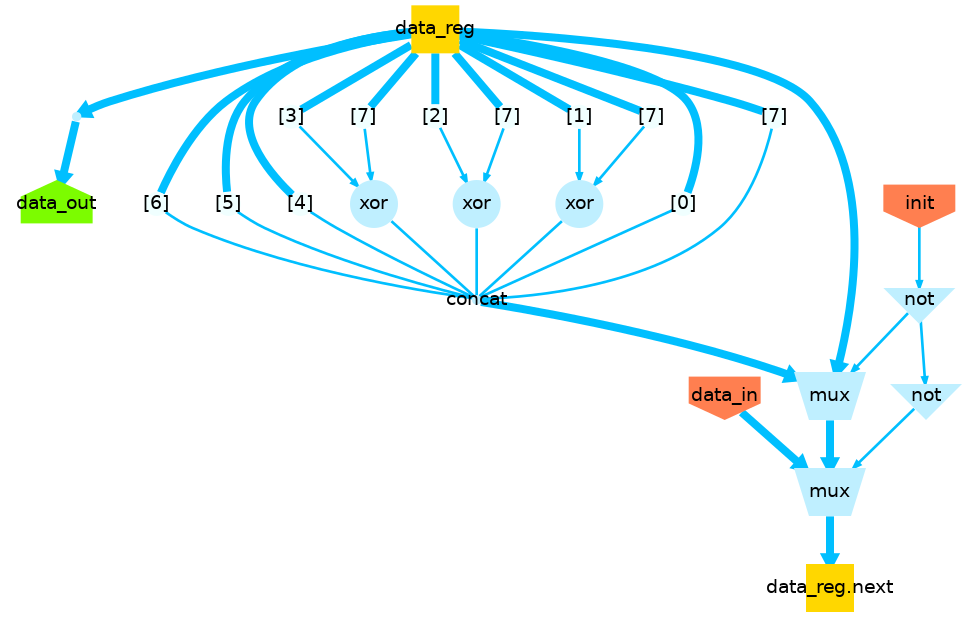

This figure's Python source:
import pyrtl

init = pyrtl.Input(1,'init')

data_in = pyrtl.Input(8,'data_in')
data_out = pyrtl.Output(8,'data_out')
data_reg = pyrtl.Register(8,'data_reg')

with pyrtl.conditional_assignment:
	with ~init:
		data_reg.next |= pyrtl.concat(		data_reg[6],						#bit7
											data_reg[5],						#bit6
											data_reg[4],						#bit5
											data_reg[3]^data_reg[7],			#bit4
											data_reg[2]^data_reg[7],			#bit3
											data_reg[1]^data_reg[7],			#bit2
											data_reg[0],						#bit1
											data_reg[7],						#bit0
									)
	with pyrtl.otherwise:
		data_reg.next |= data_in

data_out<<=data_reg

sim = pyrtl.Simulation()
sim.step_multiple({
	'data_in' 	: [0,165,0,0,0,0,0,0,0,0,0,0,165,0,0,0,0,0,0,0,0,0,0,0],
	'init'		: [0,1,0,0,0 ,0,0,0,0,0 ,0,0,1,0,0,0,0,0,0,0,0,0,0,0]
})

sim.tracer.render_trace()
# -------------------------------------------------------------------------------
# Now we will do the timing analysis as well as print out the critical path

# Generating timing analysis information
print("Pre Synthesis:\n")
timing = pyrtl.TimingAnalysis()
timing.print_max_length()

# Printing out the critical paths as well as get them
# back as an array.
critical_path_info = timing.critical_path()

# --- Part 2: Area Analysis --------------------------------------------------

# Estimates for the area that would be used up if the
# circuit was printed as an ASIC.

logic_area, mem_area = pyrtl.area_estimation(tech_in_nm=65)
est_area = logic_area + mem_area
print("Estimated Area of block", est_area, "sq mm")
print()


# --- Part 3: Synthesis ------------------------------------------------------

# Synthesis is the operation of reducing the circuit into simpler components.
# The base synthesis function breaks down the more complex logic operations
# into logic gates (keeping registers and memories intact) as well as reduces
# all combinatorial logic into operations that only use 1-bitwidth wires.
#
# This synthesis allows for PyRTL to make optimizations to the net structure
# as well as prepares it for further transformations on the PyRTL toolchain.

pyrtl.synthesize()

print("Pre Optimization:\n")
timing = pyrtl.TimingAnalysis()
timing.print_max_length()
for net in pyrtl.working_block().logic:
    print(str(net))
print()


# --- Part 4: Optimization ----------------------------------------------------

# PyRTL has functions built-in to eliminate unnecessary logic from the
# circuit. These functions are all done with a simple call:
pyrtl.optimize()

# Now to see the difference
print("Post Optimization:\n")
timing = pyrtl.TimingAnalysis()
timing.print_max_length()

for net in pyrtl.working_block().logic:
    print(str(net))

# As we can see, the number of nets in the circuit was drastically reduced by
# the optimization algorithm.

# -------------------------------------------------------------------------------
# VISAULIZING THE CIRCUIT
# TO VIEW THE GENERATED .gv FILE IN LINUX ISSUE THE FOLLOWING IN TERMINAL:
# dot -Tpng FILENAME.gv > FILENAME.png
# open FILENAME.png
# TO OPEN THE .gv FILE SIMPLY ISSUE THE FOLLOWING:
# open FILENAME.gv
with open("lfsr_behavioral.gv" , "w") as file:
	pyrtl.output_to_graphviz(file=file)

# GENERATING THE VERILOG CODE AND THE TEST BENCH
with open("lfsr_behavioral.v","w") as file:
	pyrtl.output_to_verilog(file)

with open("lfsr_behavioral_tb.v","w") as file:
	pyrtl.output_verilog_testbench(file, simulation_trace = sim.tracer, toplevel_include="lfsr_behavioral.v",
	vcd="lfsr_behavioral.vcd")
